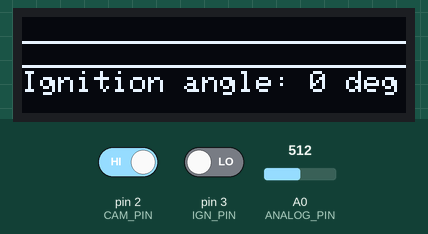
This sketch was run on a simulated Arduino Uno, built with avr-gcc and run on an emulated ATmega328P. On the bench: 128×32 one-colour display. Inputs (shaded band) come from the test bench; at power-on: pin 2 (CAM_PIN) LOW, pin 3 (IGN_PIN) LOW, A0 (ANALOG_PIN) = 512.

1.3 s: pin 2 (CAM_PIN) driven HIGH
Above: at 2.3 s.
Timing chart, 0 to 4.3 s (numbered marks = the images above; inputs shaded):
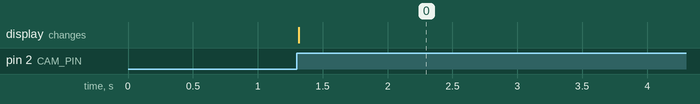

Measured:
- after the input at 1.3 s, the display: changes at once (image 0)

The sketch:

timing_gauge_simple2.ino
```cpp
// Include the Adafruit OLED library
#include <Adafruit_GFX.h>
#include <Adafruit_SSD1306.h>

// Define the OLED display size and pins
#define SCREEN_WIDTH 128 // OLED display width, in pixels
#define SCREEN_HEIGHT 32 // OLED display height, in pixels
#define OLED_RESET -1 // Reset pin # (or -1 if sharing Arduino reset pin)
#define SCREEN_ADDRESS 0x3C // See datasheet for Address; 0x3D for 128x64, 0x3C for 128x32

// Create an object for the OLED display
Adafruit_SSD1306 display(SCREEN_WIDTH, SCREEN_HEIGHT, &Wire, OLED_RESET);

// Define the analog input pin for setting the expected timing value
#define ANALOG_PIN A0

// Define the digital input pins for the cam shaft sensor and the ignition module signals
#define CAM_PIN 2
#define IGN_PIN 3

// Define some constants for the timing calculations and display
#define MAX_DWELL 10 // Maximum dwell time in milliseconds
#define MAX_IGNITION 40 // Maximum ignition time in milliseconds
#define MAX_ANGLE 60 // Maximum ignition angle in degrees
#define SCALE_FACTOR 2 // Scale factor for converting milliseconds to pixels
#define BASELINE_Y 16 // Y coordinate of the baseline on the display
#define EXPECTED_Y 8 // Y coordinate of the expected timing line on the display

// Declare some global variables for storing the timing values and states
unsigned long dwellStart = 0; // Timestamp of the dwell start
unsigned long dwellEnd = 0; // Timestamp of the dwell end
unsigned long ignitionStart = 0; // Timestamp of the ignition start
unsigned long ignitionEnd = 0; // Timestamp of the ignition end
unsigned long dwellTime = 0; // Dwell time in milliseconds
unsigned long ignitionTime = 0; // Ignition time in milliseconds
int ignitionAngle = 0; // Ignition angle in degrees
int expectedAngle = 0; // Expected angle in degrees
int camState = LOW; // Current state of the cam shaft sensor signal
int ignState = LOW; // Current state of the ignition module signal

// Declare some functions for handling the interrupts and updating the display
void camISR(); // Interrupt service routine for the cam shaft sensor signal
void ignISR(); // Interrupt service routine for the ignition module signal
void updateDisplay(); // Function for updating the OLED display

void setup() {
  // Initialize serial communication for debugging purposes
  Serial.begin(9600);

  // Initialize the OLED display and clear it
  if(!display.begin(SSD1306_SWITCHCAPVCC, SCREEN_ADDRESS)) {
    Serial.println(F("SSD1306 allocation failed"));
    for(;;); // Don't proceed, loop forever
  }
  display.clearDisplay();

  // Set up the analog input pin and read the initial expected angle value
  pinMode(ANALOG_PIN, INPUT);
  expectedAngle = map(analogRead(ANALOG_PIN), 0, 1023, -MAX_ANGLE, MAX_ANGLE);

  // Set up the digital input pins and attach the interrupt handlers
  pinMode(CAM_PIN, INPUT);
  pinMode(IGN_PIN, INPUT);
  attachInterrupt(digitalPinToInterrupt(CAM_PIN), camISR, CHANGE);
  attachInterrupt(digitalPinToInterrupt(IGN_PIN), ignISR, CHANGE);
}


// Function for updating the OLED display
void updateDisplay() {
  // Clear the display
  display.clearDisplay();

  // Draw the baseline and the expected timing line
  display.drawLine(0, BASELINE_Y, SCREEN_WIDTH - 1, BASELINE_Y, WHITE);
  display.drawLine(0, EXPECTED_Y, SCREEN_WIDTH - 1, EXPECTED_Y, WHITE);

  // Draw the dwell and ignition bars
  display.fillRect(SCREEN_WIDTH - dwellTime * SCALE_FACTOR, BASELINE_Y - dwellTime * SCALE_FACTOR / 2, dwellTime * SCALE_FACTOR, dwellTime * SCALE_FACTOR / 2, WHITE);
  display.fillRect(SCREEN_WIDTH - ignitionTime * SCALE_FACTOR, BASELINE_Y + ignitionTime * SCALE_FACTOR / 2, ignitionTime * SCALE_FACTOR, ignitionTime * SCALE_FACTOR / 2, WHITE);

  // Draw the ignition angle text
  display.setTextSize(1);
  display.setTextColor(WHITE);
  display.setCursor(0, BASELINE_Y + 2);
  display.print("Ignition angle: ");
  display.print(ignitionAngle);
  display.print(" deg");

  // Display the buffer
  display.display();
}


// Interrupt service routine for the ignition module signal
void ignISR() {
  // Read the current state of the ignition module signal
  ignState = digitalRead(IGN_PIN);

  // If the signal goes from low to high, it means the dwell has started
  if (ignState == HIGH) {
    // Record the dwell start timestamp
    dwellStart = micros();
  }

  // If the signal goes from high to low, it means the dwell has ended and the ignition has started
  if (ignState == LOW) {
    // Record the dwell end and ignition start timestamps
    dwellEnd = micros();
    ignitionStart = micros();

    // Calculate the dwell time in milliseconds
    dwellTime = (dwellEnd - dwellStart) / 1000;

    // Constrain the dwell time to the maximum value
    dwellTime = constrain(dwellTime, 0, MAX_DWELL);
  }

  // If the signal goes from low to high again, it means the ignition has ended
  if (ignState == HIGH) {
    // Record the ignition end timestamp
    ignitionEnd = micros();

    // Calculate the ignition time in milliseconds
    ignitionTime = (ignitionEnd - ignitionStart) / 1000;

    // Constrain the ignition time to the maximum value
    ignitionTime = constrain(ignitionTime, 0, MAX_IGNITION);

    // Calculate the ignition angle in degrees
    ignitionAngle = map(ignitionTime, 0, MAX_IGNITION, -MAX_ANGLE, MAX_ANGLE);
  }
}

// Declare a global variable for storing the update flag
bool updateFlag = false; // Flag to indicate whether the display needs to be updated

// Interrupt service routine for the cam shaft sensor signal
void camISR() {
  // Read the current state of the cam shaft sensor signal
  camState = digitalRead(CAM_PIN);

  // If the signal goes from low to high, it means a new cycle has started
  if (camState == HIGH) {
    // Set the update flag to true
    updateFlag = true;

    // Reset the dwell and ignition timestamps and values
    dwellStart = 0;
    dwellEnd = 0;
    ignitionStart = 0;
    ignitionEnd = 0;
    dwellTime = 0;
    ignitionTime = 0;
    ignitionAngle = 0;

    // Read the current expected angle value from the analog input pin
    expectedAngle = map(analogRead(ANALOG_PIN), 0, 1023, -MAX_ANGLE, MAX_ANGLE);
  }
}

void loop() {
  // Check if the update flag is true
  if (updateFlag) {
    // Update the display with the previous cycle's timing values
    updateDisplay();

    // Set the update flag to false
    updateFlag = false;
  }
}
```
